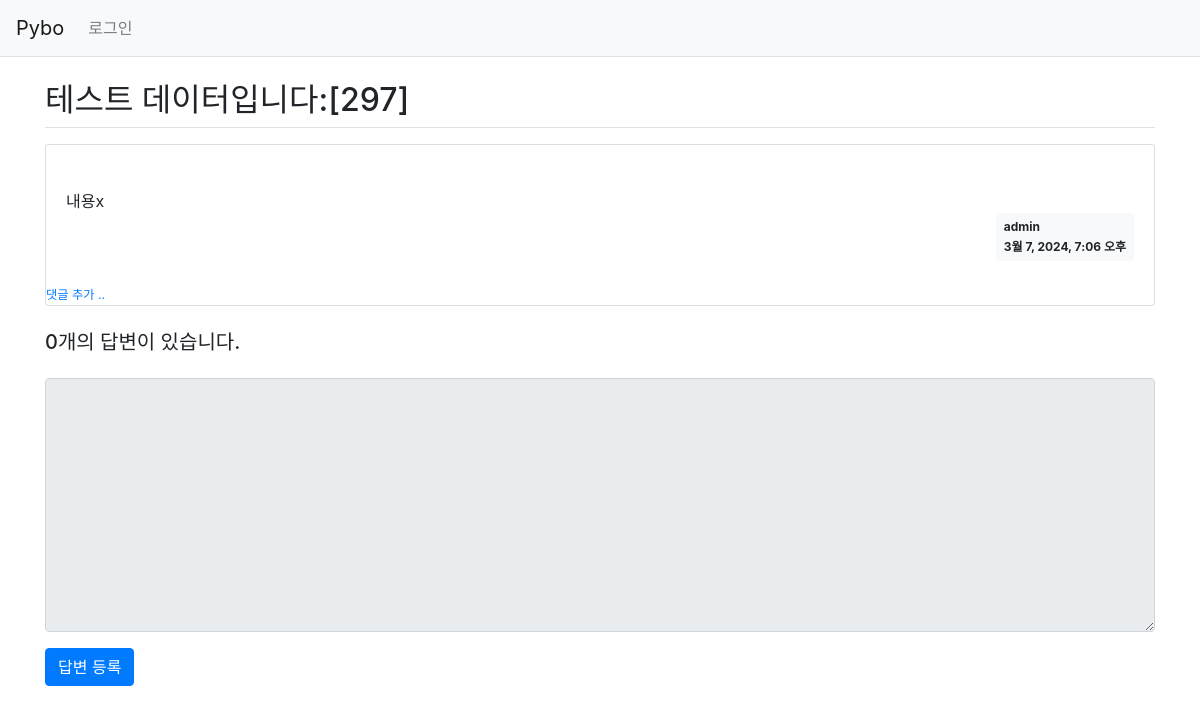
Before: /pybo/306/ with the older database file.
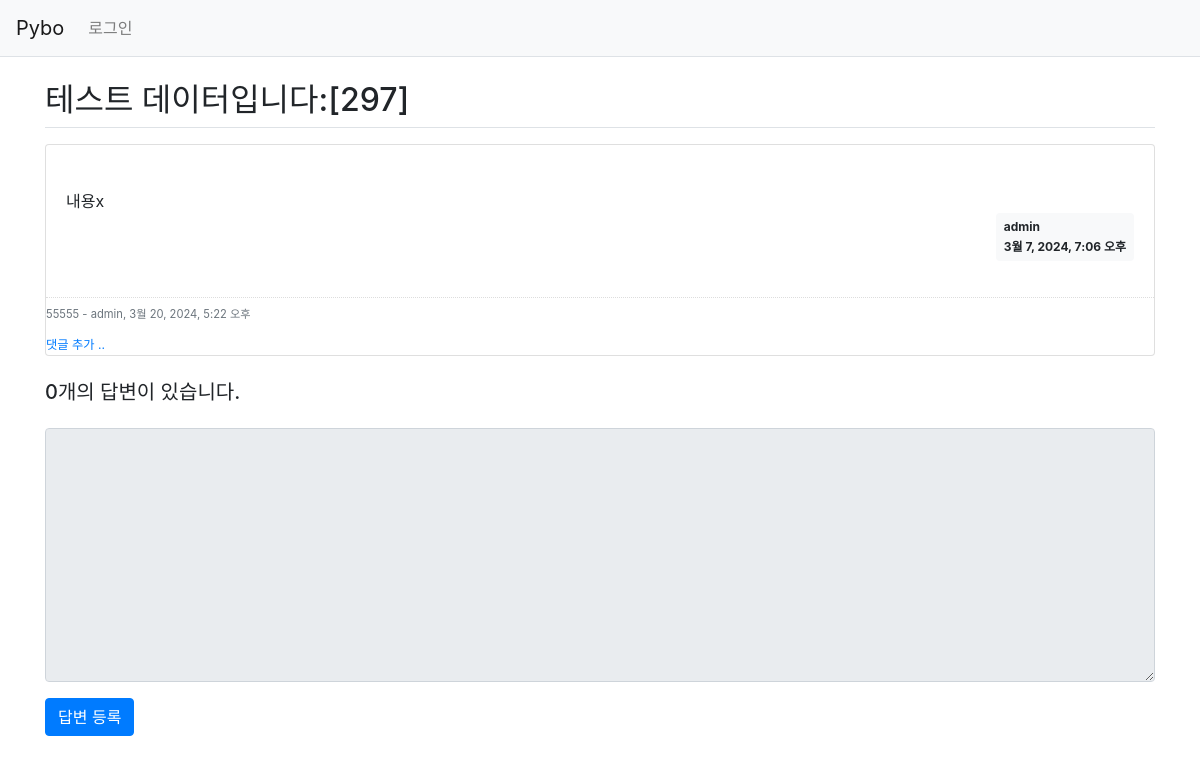
After: the same page with the newer database file.
### pybo/models.py (models this page shows, shortened)
class Question(models.Model):
    subject = models.CharField(max_length=200) #CharField는 글자수를 제한하고 싶을 때
    content = models.TextField() #글자수 제한 x
    create_date = models.DateTimeField()
    author = models.ForeignKey(User, on_delete=models.CASCADE) #
    modify_date = models.DateTimeField(null=True, blank=True)

class Comment(models.Model):
    author = models.ForeignKey(User, on_delete=models.CASCADE)
    content = models.TextField()
    create_date = models.DateTimeField()
    modify_date = models.DateTimeField(null=True, blank=True)
    question = models.ForeignKey(Question, null=True, blank=True, on_delete=models.CASCADE)
    answer = models.ForeignKey(Answer,null=True,blank=True,on_delete=models.CASCADE)

### pybo/views/base_views.py (the view)
# urls.py: path('<int:question_id>/', base_views.detail, name='detail'), #/pybo/2는 detail이라는 별명
def detail(request, question_id):
    question = get_object_or_404(Question, pk=question_id)
    context = {'question': question}
    return render(request, 'pybo/question_detail.html', context)

### templates/pybo/question_detail.html (shortened to what this page needs)
{% extends 'base.html' %}
{% block content %}
<div class="container my-3">
    <h2 class="border-bottom py-2">{{ question.subject }}</h2>
    <div class="card my-3">
        <div class="card-body">
            <div class="card-text" style="white-space: pre-line;">
                {{question.content}}
            </div>
            <div class="d-flex justify-content-end">
                <div class="badge badge-light p-2 text-left">
                    <div class="mb-2">{{ question.author.username }}</div>
                    <div>{{question.create_date}}</div>
                </div>
            </div>
        </div>
        {% if question.comment_set.count > 0 %}
        <div class="mt-3">
        {% for comment in question.comment_set.all %}
            <div class="comment py-2 text-muted">
                <span style="white-space: pre-line;">{{ comment.content }}</span>
                <span>
                    - {{ comment.author }}, {{ comment.create_date }}
                </span>
            </div>
            {% endfor %}
        </div>
        {% endif %}
        <div>
            <a href="{% url 'pybo:comment_create_question' question.id %}" class="small">
                <small>댓글 추가 ..</small>
            </a>
        </div>
    </div>
    <h5 class="border_bottom my-3 py-2">
        {{question.answer_set.count}}개의 답변이 있습니다.
    </h5>
    <form action="{% url 'pybo:answer_create' question.id %}" method="post" class="my-3">
        <div class="form-group">
            <textarea name="content" id="content"
                      {% if not user.is_authenticated %}disabled{% endif %}
                      class="form-control" rows="10"></textarea>
        </div>
        <input type="submit" value="답변 등록" class="btn btn-primary">
    </form>
</div>
{% endblock %}

### templates/base.html (shortened to what this page needs)
{% load static %}
<!doctype html>
<html lang="ko">
<head>
    <link rel="stylesheet" type="text/css" href="{% static 'bootstrap.min.css' %}">
    <link rel="stylesheet" type="text/css" href="{% static 'style.css' %}">
</head>
<body>
{% include "navbar.html" %}
{% block content %}
{% endblock %}
</body>
</html>

### templates/navbar.html (shortened to what this page needs)
<nav class="navbar navbar-expand-lg navbar-light bg-light border-bottom">
    <a class="navbar-brand" href="{% url 'pybo:index' %}">Pybo</a>
    <div class="collapse navbar-collapse flex-grow-0" id="navbarNav">
        <ul class="navbar-nav">
            <li class="nav-item">
                {% if user.is_authenticated %}
                <a class="nav-link" href="{% url 'common:logout' %}">
                    {{ user.username }} (로그아웃)
                </a>
                {% else %}
                <a class="nav-link" href="{%url 'common:login' %}">로그인</a>
                {% endif %}
            </li>
        </ul>
    </div>
</nav>

### static/style.css (style rules this page uses)
.comment { border-top:dotted 1px #ddd; font-size:0.7em; }

Changed rows visible on the page:
added Comment: content "55555", author "admin", create_date "3월 20, 2024, 5:22 오후"
